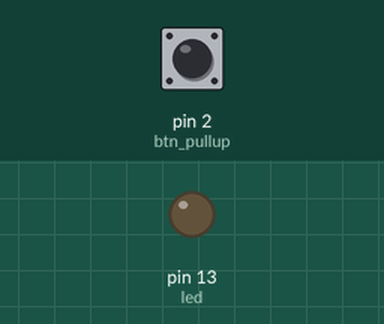
The sketch below on a simulated Arduino Uno, built with avr-gcc and run on an emulated ATmega328P. Shown: output pins drawn as LEDs (lit = HIGH). The test bench sets the inputs (shaded band); at power-on: pin 2 (btn_pullup) HIGH.

Above: at 1.2 s.
1.3 s: pin 2 (btn_pullup) pulled LOW for 0.25 s
At 1.5 s:
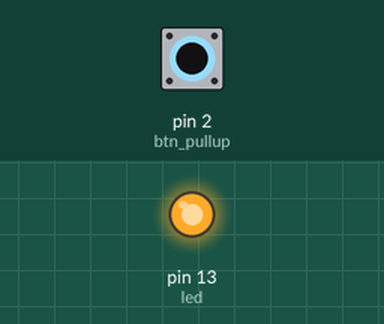
3.1 s: pin 2 (btn_pullup) pulled LOW for 3.2 s
At 7.5 s:
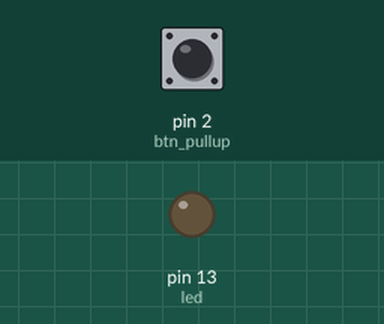
Timing chart, 0 to 9.0 s (numbered marks = the images above; inputs shaded):
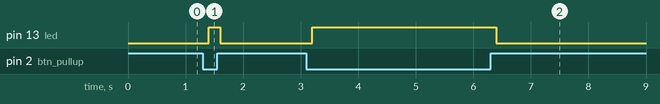

Measured:
- after the input at 1.3 s, pin 13 (led): LOW → HIGH after 0.10 s, → LOW 0.20 s later
- after the input at 3.1 s, pin 13 (led): LOW → HIGH after 0.10 s, → LOW 3.2 s later

The sketch:

Buttons_-_control_the_blinking.ino
```cpp
int btn_pullup = 2;
int led = 13;

void setup(){
  pinMode(btn_pullup, INPUT);
  pinMode(led, OUTPUT);
  Serial.begin(9600);
}

void loop(){
  bool btn_state = digitalRead(btn_pullup);
  if(btn_state == LOW){
    digitalWrite(led, HIGH);
  }else{
    digitalWrite(led, LOW);
  }
  delay(200);
}
```
